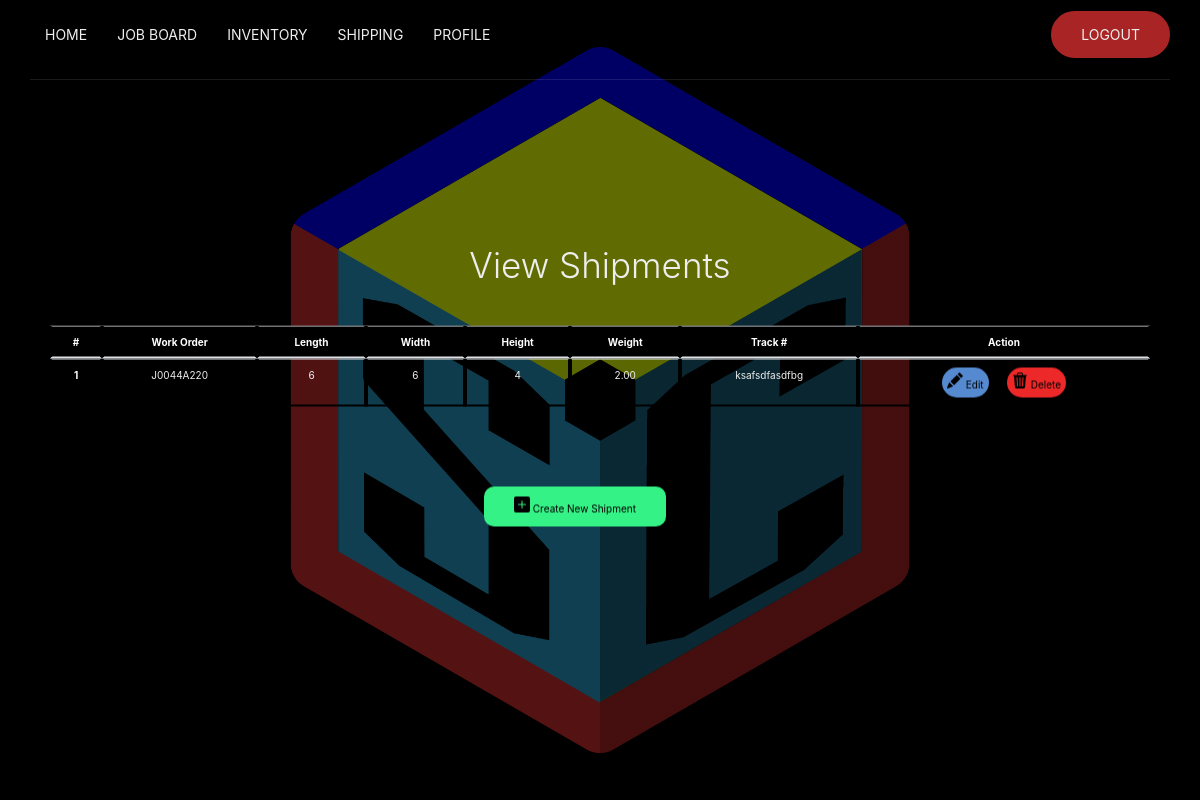
The page /view_shipment.php on the database its author committed.
### tables this page shows
CREATE TABLE `shipping` (
  `id` int(100) NOT NULL,
  `workid` varchar(20) NOT NULL,
  `boxlength` int(11) NOT NULL,
  `boxwidth` int(11) NOT NULL,
  `boxheight` int(11) NOT NULL,
  `boxweight` double(3,2) NOT NULL,
  `tracknum` varchar(100) NOT NULL
);

### php/view_sm_table.php (called while the page is built)
<?php
include "connection_inv.php";
$sql = "SELECT * FROM shipping ORDER BY id";
$result = mysqli_query($conn, $sql);
?>

### view_shipment.php (the view, shortened to what this page needs)
<?php
include "php/view_sm_table.php";
?>
<!DOCTYPE html>
<html>
<head>
	<link rel="stylesheet" href="https://maxcdn.bootstrapcdn.com/bootstrap/4.0.0/css/bootstrap.min.css">
	<link rel="stylesheet" href="https://unpkg.com/ionicons@4.5.10-0/dist/css/ionicons.min.css">
  <link rel="stylesheet" href="css/jb.css">
</head>
<body>
    <header>
      <div class="container">
        <nav>
          <ul class="nav-list">
            <li>
              <a href="index.php">Home</a>
            </li>
            <li>
              <a href="jboard.php">Job Board</a>
            </li>
            <li>
            <li>
              <a href="#">Inventory
              </a>
            </li>
              <a href="shipping.php">Shipping</a>
            </li>
            <li>
              <a href="profile.php">Profile</a>
            </li>
            <li class="move-right btn">
              <a href="php/logout.php">Logout</a>
            </li>
          </ul>
        </nav>
      </div>
    </header>
	<section class="hero">
		<div class="text">
			<div id="box">
				<div id="title">
					<div class="container">
						<h4 class="display-4 text-center">View Shipments</h4><br>
						<?php if (mysqli_num_rows($result)) { ?>
						<div class="outer-wrapper">
							<div class="table-wrapper">
								<table class="table table-striped">
									<thead>
										<tr>
											<th scope="col">#</th>
											<th scope="col">Work Order</th>
											<th scope="col">Length</th>
                      <th scope="col">Width</th>
                      <th scope="col">Height</th>
                      <th scope="col">Weight</th>
                      <th scope="col">Track #</th>
											<th scope="col">Action</th>
										</tr>
									</thead>
									<tbody>
										<?php
											 $i = 0;
											 while($rows = mysqli_fetch_assoc($result)){
											 $i++;
										 ?>
										<tr>
											<th scope="row"><?=$i?></th>
											<td><?=$rows['workid']?></td>
											<td><?php echo $rows['boxlength']; ?></td>
                      <td><?php echo $rows['boxwidth']; ?></td>
                      <td><?php echo $rows['boxheight']; ?></td>
                      <td><?php echo $rows['boxweight']; ?></td>
                      <td><?php echo $rows['tracknum']; ?></td>
											<td><a href="edit_shipment.php?id=<?=$rows['id']?>"
														 class="btn-edit  bounce-in-on-hover">
															Edit
													</a>
													<a href="php/delete_sm_table.php?id=<?=$rows['id']?>"
														 class="btn-delete btn-danger bounce-in-on-hover">
														Delete
													</a>
											</td>
										</tr>
										<?php } ?>
									</tbody>
								</table>
								<?php } ?>
							</div>
						</div>
						<div class="py-5 text-center">
							<a href="create_shipment.php" class="btn-primary link bounce-in-on-hover">
								<svg xmlns="http://www.w3.org/2000/svg" width="16" height="16" fill="currentColor" class="bi bi-plus-square-fill" viewBox="0 0 16 16">
									 <path d="M2 0a2 2 0 0 0-2 2v12a2 2 0 0 0 2 2h12a2 2 0 0 0 2-2V2a2 2 0 0 0-2-2H2zm6.5 4.5v3h3a.5.5 0 0 1 0 1h-3v3a.5.5 0 0 1-1 0v-3h-3a.5.5 0 0 1 0-1h3v-3a.5.5 0 0 1 1 0z"/>
								</svg>
								Create New Shipment
							</a>
						</div>
					</div>
					</div>
				</div>
		</div>
	</section>
</body>
</html>

### css/jb.css (style rules this page uses)
*, *::before, *::after { margin: 0; padding: 0; box-sizing: border-box; }
html { font-family: 'Roboto', sans-serif; font-size: 10px; }
body { overflow-x: hidden; }
a { text-decoration: none; }
ul { list-style: none; }
header { width: 100%; position: absolute; top: 0; left: 0; }
.container { width: 100%; max-width: 117rem; margin: 0 auto; padding: 0 1.5rem; }
nav { display: flex; align-items: center; width: 100%; height: 8rem; border-bottom: 1px solid rgba(255,255,255,.1); }
.nav-list { display: flex; width: 100%; align-items: center; }
.nav-list li { line-height: 8rem; position: relative; }
.nav-list a { display: block; color: #eee; padding: 0 1.5rem; font-size: 1.4rem; text-transform: uppercase; transition: color 650ms; }
.btn { padding: 1.3rem; display: inline-block; background-color: #a92525; border: 2px solid #a92525; border-radius: 5rem; transition: background-color 650ms; }
.btn-sub, .btn-view, .btn-edit, .btn-delete, .btn-status { padding: .5rem; display: inline-block; border-radius: 5rem; transition: background-color 650ms; color: black; }
.btn-edit { background-color: #558AD1; margin-right: 15px; margin-left: 0px; }
.btn-delete { margin-right: 0px; }
li.move-right { margin: auto 0 auto auto; line-height: initial; }
.hero { width: 100%; height: 100vh; background: linear-gradient(to bottom, rgba(0,0,0,0.5),rgba(0,0,0,0.5)), url("../media/SESCORE_logo_V2.png") center no-repeat; background-size: cover; }
.text { width: 100%; position: absolute; top: 50%; left: 50%; transform: translate(-50%, -50%); color: #eee; text-align: center; }
table { border-collapse: separate; border-spacing: 0px; border-radius: 2px; }
th { position: sticky; background-color: black; color: white; }
th, td { border: 2px solid black; vertical-align: center; }
.table-wrapper { max-height: 500px; overflow-x: auto; overflow-y: scroll; margin: 20px; }
.btn-primary { text-align: center; color: #000000; display: flex; justify-content: flex-end; background-color: #34F285; border-color: inherit; margin-top: 20px; margin-right: 50px; }
.btn-danger { background-color: #ED2828; border-color: inherit; }
.link, .btn-view { padding: 10px 30px; display: inline-block; color: #000; border-radius: 10px; text-decoration: none; }
.bounce-in-on-hover { display: inline-block; -webkit-transform: perspective(1px) translateZ(0); transform: perspective(1px) translateZ(0); box-shadow: 0 0 1px rgba(0, 0, 0, 0); -webkit-transition-duration: 0.5s; transition-duration: 0.5s; }

### rows shown on the page
shipping: workid "J0044A220", boxlength "6", boxwidth "6", boxheight "4", boxweight "2.00", tracknum "ksafsdfasdfbg"
